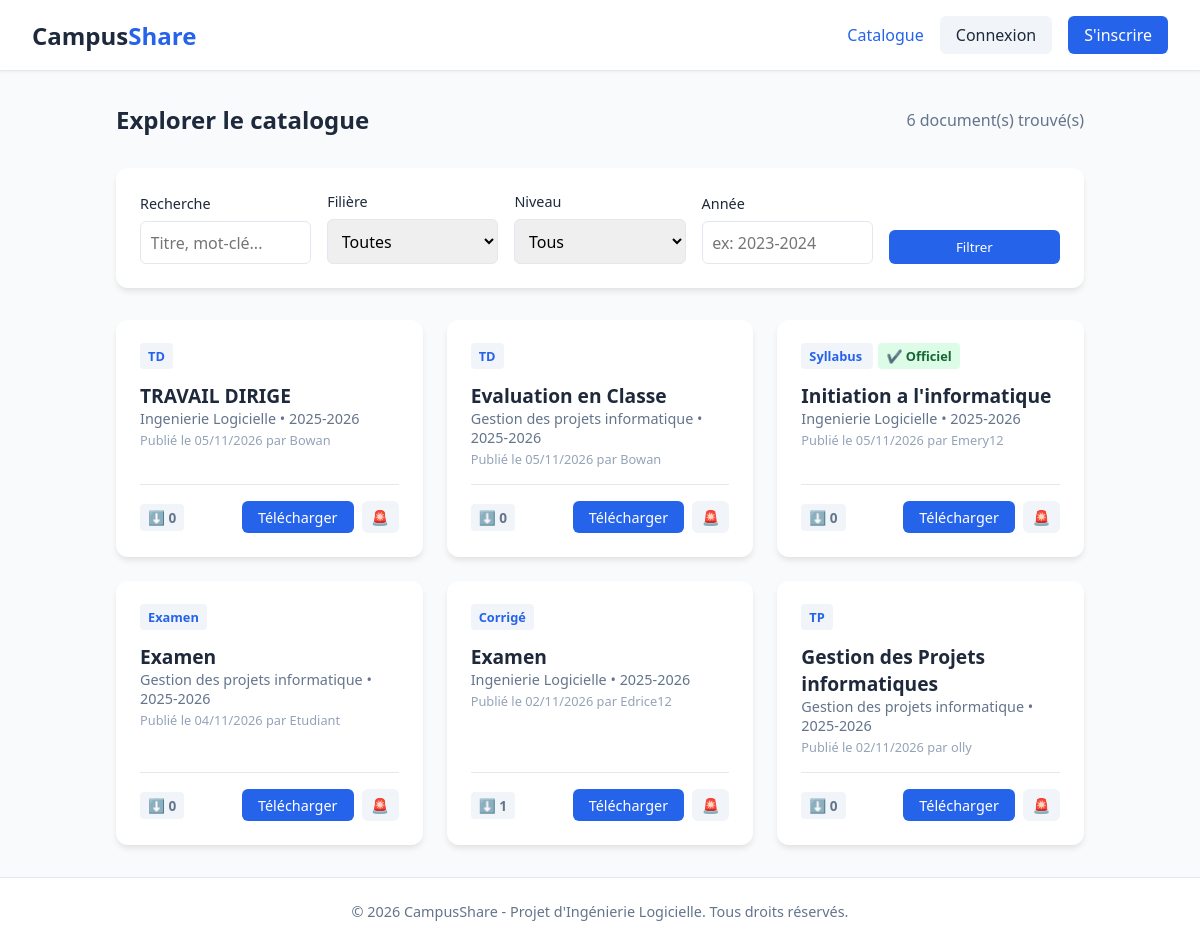
Page /catalog/ on the earlier database version.
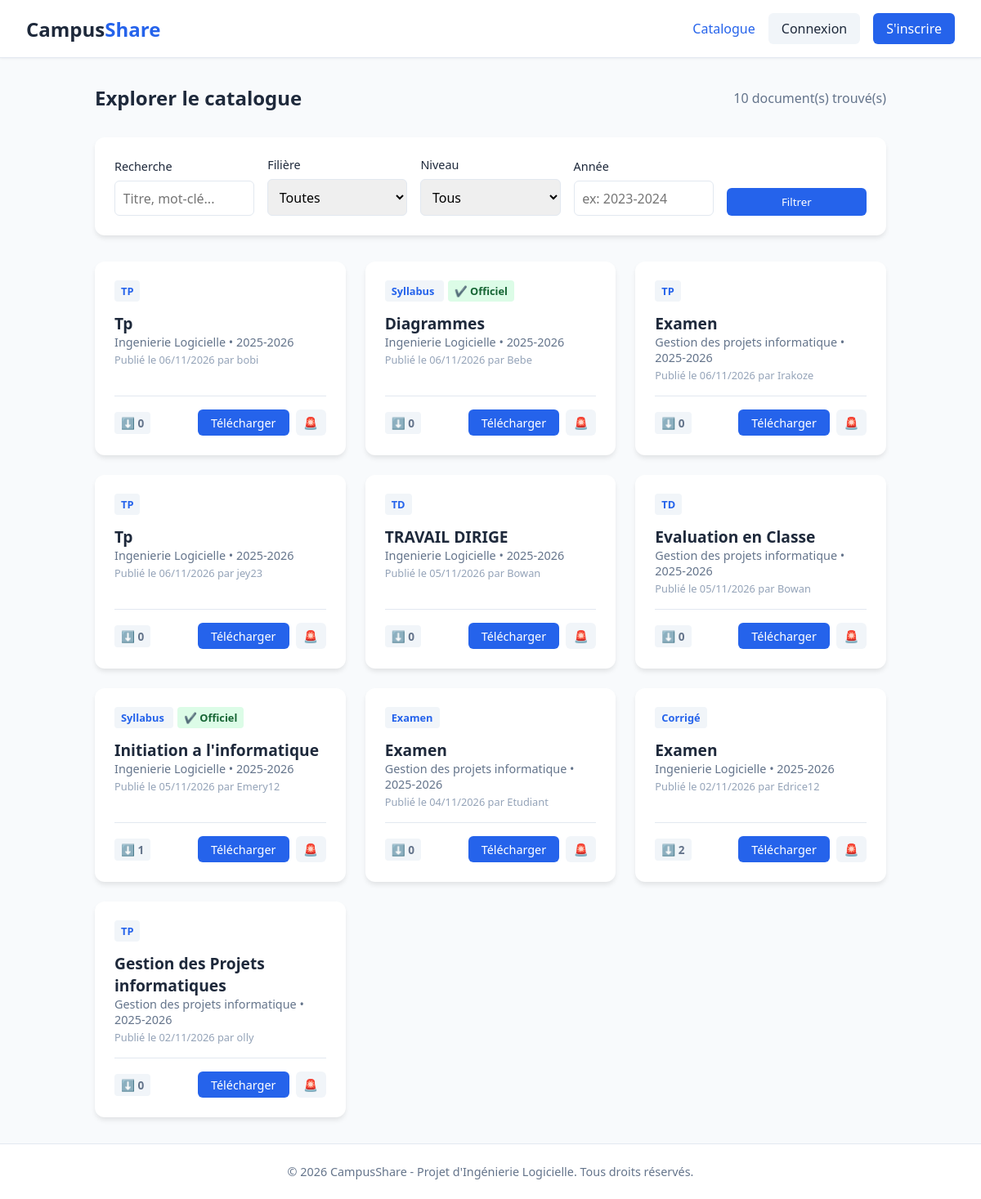
Same page on the later database version.
### catalog/models.py (models this page shows, shortened)
class Ressource(models.Model):
    class TypeDocument(models.TextChoices):
        SYLLABUS = 'SYLLABUS', 'Syllabus'
        NOTES = 'NOTES', 'Notes de cours'
        TD = 'TD', 'TD'
        TP = 'TP', 'TP'
        EXAMEN = 'EXAMEN', 'Examen'
        CORRIGE = 'CORRIGE', 'Corrigé'
        RESUME = 'RESUME', 'Résumé'
        AUTRE = 'AUTRE', 'Autre'
    class Statut(models.TextChoices):
        EN_ATTENTE = 'EN_ATTENTE', 'En attente'
        PUBLIE = 'PUBLIE', 'Publié'
        REJETE = 'REJETE', 'Rejeté'
        RETIRE = 'RETIRE', 'Retiré'
    titre = models.CharField(max_length=200, verbose_name="Titre")
    filiere = models.ForeignKey(
        Filiere, on_delete=models.PROTECT,
        related_name='ressources', verbose_name="Filière"
    )
    niveau = models.ForeignKey(
        Niveau, on_delete=models.PROTECT,
        related_name='ressources', verbose_name="Niveau"
    )
    matiere = models.ForeignKey(
        Matiere, on_delete=models.PROTECT,
        related_name='ressources', verbose_name="Matière"
    )
    type_document = models.CharField(
        max_length=20, choices=TypeDocument.choices, verbose_name="Type de document"
    )
    annee_academique = models.CharField(
        max_length=9,
        verbose_name="Année académique",
        help_text="Format AAAA-AAAA (ex. 2023-2024)"
    )
    semestre = models.CharField(max_length=10, blank=True, verbose_name="Semestre")
    enseignant_nom = models.CharField(max_length=150, blank=True, verbose_name="Nom de l'enseignant")
    description = models.TextField(blank=True, verbose_name="Description")
    fichier = models.FileField(upload_to='ressources/%Y/%m/', verbose_name="Fichier")
    taille = models.PositiveIntegerField(default=0, verbose_name="Taille (octets)")
    format_fichier = models.CharField(max_length=10, blank=True, verbose_name="Format")
    date_depot = models.DateTimeField(auto_now_add=True, verbose_name="Date de dépôt")
    statut = models.CharField(
        max_length=20, choices=Statut.choices,
        default=Statut.EN_ATTENTE, verbose_name="Statut"
    )
    badge_officiel = models.BooleanField(default=False, verbose_name="Badge officiel")
    motif_rejet = models.TextField(blank=True, verbose_name="Motif de rejet")
    nb_telechargements = models.PositiveIntegerField(default=0, verbose_name="Téléchargements")
    depose_par = models.ForeignKey(
        settings.AUTH_USER_MODEL, on_delete=models.CASCADE,
        related_name='ressources_deposees', verbose_name="Déposé par"
    )
    class Meta:
        verbose_name = "Ressource"
        verbose_name_plural = "Ressources"
        ordering = ['-date_depot']
        indexes = [
            models.Index(fields=['statut', 'annee_academique']),
            models.Index(fields=['filiere', 'niveau']),
        ]

class Matiere(models.Model):
    nom = models.CharField(max_length=150, verbose_name="Nom")
    filiere = models.ForeignKey(
        Filiere, on_delete=models.CASCADE,
        related_name='matieres', verbose_name="Filière"
    )
    niveau = models.ForeignKey(
        Niveau, on_delete=models.CASCADE,
        related_name='matieres', verbose_name="Niveau"
    )
    class Meta:
        verbose_name = "Matière"
        verbose_name_plural = "Matières"
        unique_together = [['nom', 'filiere', 'niveau']]
        ordering = ['nom']

### accounts/models.py (models this page shows, shortened)
class User(AbstractUser):
    class Role(models.TextChoices):
        ETUDIANT = 'ETUDIANT', 'Étudiant'
        DELEGUE = 'DELEGUE', 'Délégué'
        ENSEIGNANT = 'ENSEIGNANT', 'Enseignant'
        ADMIN = 'ADMIN', 'Administrateur'
    role = models.CharField(
        max_length=20,
        choices=Role.choices,
        default=Role.ETUDIANT,
        verbose_name="Rôle"
    )
    filiere = models.ForeignKey(
        'catalog.Filiere',
        on_delete=models.SET_NULL,
        null=True, blank=True,
        related_name='etudiants',
        verbose_name="Filière"
    )
    niveau = models.ForeignKey(
        'catalog.Niveau',
        on_delete=models.SET_NULL,
        null=True, blank=True,
        related_name='etudiants',
        verbose_name="Niveau"
    )
    photo_profil = models.ImageField(
        upload_to='avatars/',
        null=True,
        blank=True,
        verbose_name="Photo de profil"
    )
    class Meta:
        verbose_name = "Utilisateur"
        verbose_name_plural = "Utilisateurs"

### catalog/views.py (the view)
# urls.py: path('', views.catalogue, name='catalogue'), # La page principale
def catalogue(request):
    ressources = Ressource.objects.filter(statut=Ressource.Statut.PUBLIE)
    q = request.GET.get('q', '')
    filiere_id = request.GET.get('filiere', '')
    niveau_id = request.GET.get('niveau', '')
    matiere_id = request.GET.get('matiere', '')
    type_doc = request.GET.get('type', '')
    annee = request.GET.get('annee', '')
    if q:
        ressources = ressources.filter(Q(titre__icontains=q) | Q(description__icontains=q))
    if filiere_id:
        ressources = ressources.filter(filiere_id=filiere_id)
    if niveau_id:
        ressources = ressources.filter(niveau_id=niveau_id)
    if matiere_id:
        ressources = ressources.filter(matiere_id=matiere_id)
    if type_doc:
        ressources = ressources.filter(type_document=type_doc)
    if annee:
        ressources = ressources.filter(annee_academique__icontains=annee)
    from .models import Filiere, Niveau, Matiere
    filieres = Filiere.objects.all()
    niveaux = Niveau.objects.all()
    matieres = Matiere.objects.all()
    types_doc = Ressource.TypeDocument.choices
    context = {
        'ressources': ressources,
        'filieres': filieres,
        'niveaux': niveaux,
        'matieres': matieres,
        'types_doc': types_doc,
        'q': q,
    }
    return render(request, 'catalog/catalogue.html', context)

### templates/catalog/catalogue.html (shortened to what this page needs)
{% extends 'base.html' %}
{% block content %}
<div style="display: flex; justify-content: space-between; align-items: center; margin-bottom: 2rem;">
    <h2>Explorer le catalogue</h2>
    <span style="color: var(--text-light);">{{ ressources.count }} document(s) trouvé(s)</span>
</div>
<div class="form-card" style="max-width: 100%; padding: 1.5rem; margin-bottom: 2rem;">
    <form method="get" style="display: grid; grid-template-columns: repeat(auto-fit, minmax(150px, 1fr)); gap: 1rem; align-items: end;">
        <div class="form-group" style="margin: 0;">
            <label>Recherche</label>
            <input type="text" name="q" value="{{ q }}" class="form-control" placeholder="Titre, mot-clé...">
        </div>
        <div class="form-group" style="margin: 0;">
            <label>Filière</label>
            <select name="filiere" class="form-control">
                <option value="">Toutes</option>
            </select>
        </div>
        <div class="form-group" style="margin: 0;">
            <label>Niveau</label>
            <select name="niveau" class="form-control">
                <option value="">Tous</option>
            </select>
        </div>
        <div class="form-group" style="margin: 0;">
            <label>Année</label>
            <input type="text" name="annee" value="{{ request.GET.annee }}" class="form-control" placeholder="ex: 2023-2024">
        </div>
        <div class="form-group" style="margin: 0;">
            <button type="submit" class="btn btn-primary" style="width: 100%;">Filtrer</button>
        </div>
    </form>
</div>
<div style="display: grid; grid-template-columns: repeat(auto-fill, minmax(300px, 1fr)); gap: 1.5rem;">
    {% for ressource in ressources %}
        <div class="form-card" style="margin: 0; padding: 1.5rem; display: flex; flex-direction: column; justify-content: space-between;">
            <div>
                <span style="background: var(--secondary); padding: 4px 8px; border-radius: 4px; font-size: 0.8rem; font-weight: bold; color: var(--primary);">
                    {{ ressource.get_type_document_display }}
                </span>
                {% if ressource.badge_officiel %}
                    <span style="background: #dcfce7; color: #166534; padding: 4px 8px; border-radius: 4px; font-size: 0.8rem; font-weight: bold; margin-left: 5px;">
                        ✔️ Officiel
                    </span>
                {% endif %}
                <h3 style="margin-top: 1rem; font-size: 1.2rem;">{{ ressource.titre }}</h3>
                <p style="color: var(--text-light); font-size: 0.9rem; margin-bottom: 0.2rem;">
                    {{ ressource.matiere.nom }} • {{ ressource.annee_academique }}
                </p>
                <p style="color: #94a3b8; font-size: 0.8rem; margin-bottom: 1rem;">
                    Publié le {{ ressource.date_depot|date:"d/m/Y" }} par {{ ressource.depose_par.username }}
                </p>
            </div>
            <div style="border-top: 1px solid var(--border); padding-top: 1rem; display: flex; justify-content: space-between; align-items: center;">
                <span style="font-size: 0.85rem; font-weight: bold; color: #64748b; background: #f1f5f9; padding: 4px 8px; border-radius: 4px;">
                    ⬇️ {{ ressource.nb_telechargements }}
                </span>
                <div style="display: flex; gap: 8px; align-items: center;">
                    <a href="{% url 'telecharger_ressource' ressource.id %}" class="btn btn-primary" style="padding: 0.4rem 1rem; font-size: 0.9rem;">Télécharger</a>
                    <a href="{% url 'signaler_ressource' ressource.id %}" class="btn btn-secondary" style="padding: 0.4rem 0.6rem; font-size: 0.9rem;" title="Signaler ce document">🚨</a>
                </div>
            </div>
        </div>
    {% empty %}
        <div style="grid-column: 1 / -1; text-align: center; padding: 3rem; background: white; border-radius: 12px;">
            <h3>Aucune ressource trouvée</h3>
            <p style="color: var(--text-light);">Essayez de modifier vos filtres de recherche.</p>
        </div>
    {% endfor %}
</div>
{% endblock %}

### templates/base.html (shortened to what this page needs)
{% load static %}
<!DOCTYPE html>
<html lang="fr">
<head>
    <link rel="stylesheet" href="{% static 'css/style.css' %}">
</head>
<body>
    <nav class="navbar">
        <a href="{% url 'accueil' %}" class="logo">Campus<span>Share</span></a>
        <div class="nav-links">
            {% if user.is_authenticated %}
                <a href="{% url 'catalogue' %}" class="nav-item">Catalogue</a>
                <a href="{% url 'mes_depots' %}" class="nav-item">Mes Dépôts</a>
                {% if user.role == 'ADMIN' or user.role == 'DELEGUE' or user.is_superuser %}
                    <a href="{% url 'file_attente' %}" class="nav-item">Modération</a>
                    {% if user.role == 'ADMIN' or user.is_superuser %}
                        <a href="{% url 'dashboard' %}" class="nav-item">Dashboard</a>
                        <a href="{% url 'liste_signalements' %}" class="nav-item" style="color: var(--danger); font-weight: bold;">Signalements 🚨</a>
                    {% endif %}
                {% endif %}
                <a href="{% url 'depot_ressource' %}" class="btn btn-primary" style="margin-left: 15px;">+ Déposer</a>
                <div class="dropdown" style="margin-left: 15px;">
                    <button class="dropbtn">
                        <div class="avatar">{{ user.username|first|upper }}</div>
                        <span style="margin-left: 8px;">{{ user.first_name|default:user.username }} ▾</span>
                    </button>
                    <div class="dropdown-content">
                        <a href="{% url 'profil' %}">Mon Profil</a>
                        <a href="{% url 'deconnexion' %}" class="text-danger">Déconnexion</a>
                    </div>
                </div>
            {% else %}
                <a href="{% url 'catalogue' %}" class="nav-item">Catalogue</a>
                <a href="{% url 'connexion' %}" class="btn btn-secondary">Connexion</a>
                <a href="{% url 'inscription' %}" class="btn btn-primary">S'inscrire</a>
            {% endif %}
        </div>
    </nav>
    <main class="container">
        {% block content %}{% endblock %}
    </main>
    <footer>
        <p>&copy; 2026 CampusShare - Projet d'Ingénierie Logicielle. Tous droits réservés.</p>
    </footer>
</body>
</html>

### static/css/style.css (style rules this page uses)
:root { --primary: #2563eb; --primary-hover: #1d4ed8; --secondary: #f1f5f9; --text-dark: #1e293b; --text-light: #64748b; --danger: #ef4444; --success: #22c55e; --border: #e2e8f0; }
* { box-sizing: border-box; margin: 0; padding: 0; font-family: 'Segoe UI', Tahoma, Geneva, Verdana, sans-serif; }
body { background-color: #f8fafc; color: var(--text-dark); display: flex; flex-direction: column; min-height: 100vh; }
.navbar { background-color: white; padding: 1rem 2rem; display: flex; justify-content: space-between; align-items: center; border-bottom: 1px solid var(--border); box-shadow: 0 1px 3px rgba(0,0,0,0.05); }
.logo { font-size: 1.5rem; font-weight: bold; text-decoration: none; color: var(--text-dark); }
.logo span { color: var(--primary); }
.nav-links { display: flex; align-items: center; gap: 1rem; }
.btn { padding: 0.5rem 1rem; border-radius: 6px; text-decoration: none; font-weight: 500; cursor: pointer; border: none; transition: background 0.2s; display: inline-block; text-align: center; }
.btn-primary { background-color: var(--primary); color: white; }
.btn-secondary { background-color: var(--secondary); color: var(--text-dark); }
.container { flex: 1; max-width: 1000px; margin: 2rem auto; padding: 0 1rem; width: 100%; }
.form-card { background: white; max-width: 500px; margin: 0 auto; padding: 2rem; border-radius: 12px; box-shadow: 0 4px 6px -1px rgba(0,0,0,0.1); }
.form-group { margin-bottom: 1rem; }
.form-group label { display: block; margin-bottom: 0.5rem; font-weight: 500; font-size: 0.9rem; }
.form-control { width: 100%; padding: 0.6rem; border: 1px solid var(--border); border-radius: 6px; font-size: 1rem; transition: border-color 0.2s; }
footer { text-align: center; padding: 1.5rem; background: white; border-top: 1px solid var(--border); color: var(--text-light); font-size: 0.9rem; }
a { color: var(--primary); text-decoration: none; }

Differences in the rows shown:
added Ressource: type_document "TP", titre "Tp", matiere.nom "Ingenierie Logicielle", annee_academique "2025-2026", date_depot "06/11/2026", depose_par.username "bobi", nb_telechargements "0"
added Ressource: type_document "Syllabus", badge_officiel "✔️ Officiel", titre "Diagrammes", matiere.nom "Ingenierie Logicielle", annee_academique "2025-2026", date_depot "06/11/2026", depose_par.username "Bebe", nb_telechargements "0"
added Ressource: type_document "TP", titre "Examen", matiere.nom "Gestion des projets informatique", annee_academique "2025-2026", date_depot "06/11/2026", depose_par.username "Irakoze", nb_telechargements "0"
added Ressource: type_document "TP", titre "Tp", matiere.nom "Ingenierie Logicielle", annee_academique "2025-2026", date_depot "06/11/2026", depose_par.username "jey23", nb_telechargements "0"
changed Ressource "Initiation a l'informatique": nb_telechargements "0" → "1"
changed Ressource "Corrigé": nb_telechargements "1" → "2"
Other differences:
{{ ressources.count }}: "6" → "10"
